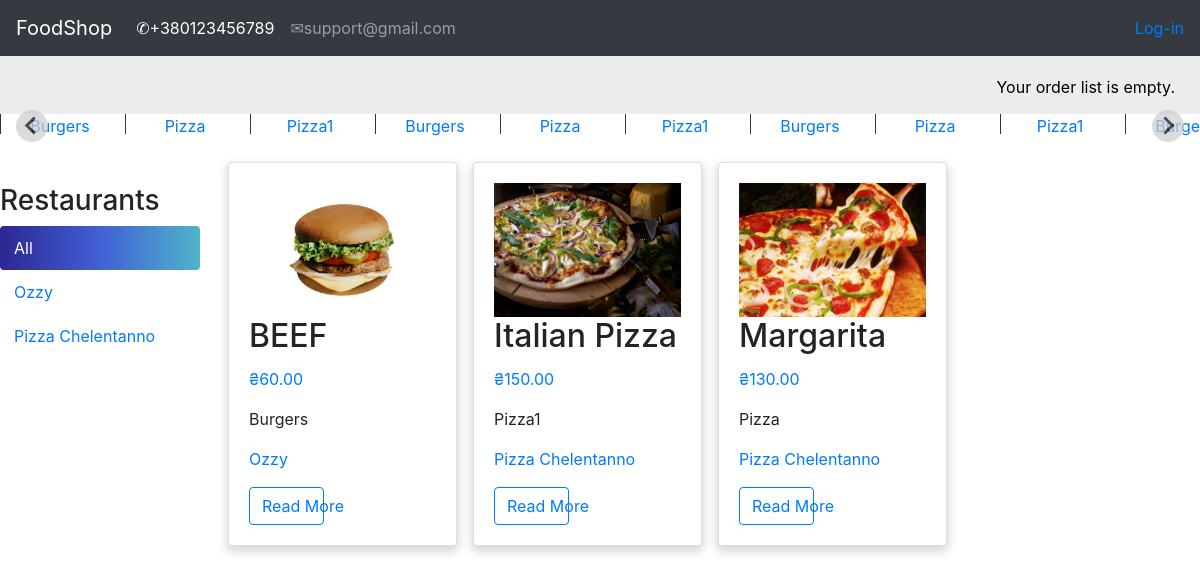
/, run on an earlier commit of the app's database.
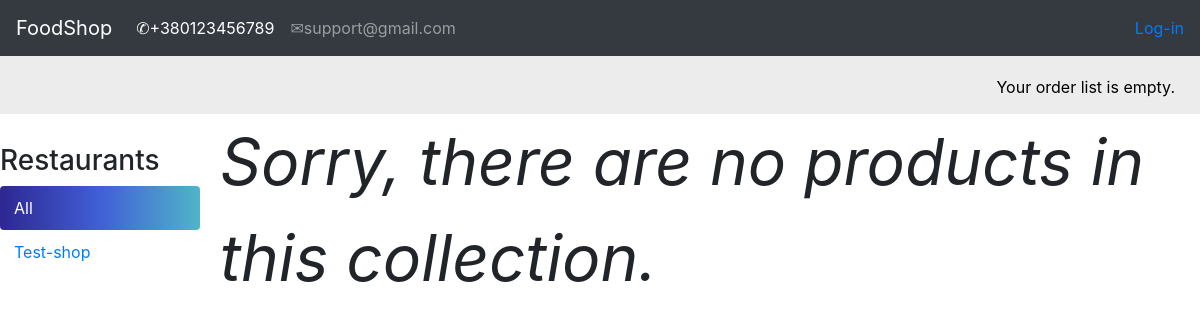
And on a later commit of the database.
### shop/models.py (models this page shows, shortened)
class Category(models.Model):
    name = models.CharField(max_length=150, db_index=True)
    slug = models.SlugField(max_length=150, db_index=True, unique=True)
    class Meta:
        ordering = ('name',)
        default_related_name = "category"
    def __str__(self):
        return self.name

class Shop(models.Model):
    owner = models.OneToOneField(settings.AUTH_USER_MODEL, on_delete=models.CASCADE)
    name = models.CharField(max_length=150, db_index=True)
    slug = models.SlugField(max_length=150, db_index=True, unique=True)
    class Meta:
        ordering = ('name',)
        default_related_name = "shop"
    def __str__(self):
        return self.name

class Product(models.Model):
    shop = models.ForeignKey(Shop, on_delete=models.CASCADE)
    category = models.ForeignKey(Category, on_delete=models.CASCADE)
    name = models.CharField(max_length=150, db_index=True)
    slug = models.SlugField(max_length=150, db_index=True)
    image = models.ImageField(upload_to='image_products/%Y/%d/%m', default='image_products/no_img.png')
    description = models.TextField(blank=True)
    price = models.DecimalField(max_digits=10, decimal_places=2)
    available = models.BooleanField(default=True)
    created = models.DateTimeField(auto_now_add=True)
    updated = models.DateTimeField(auto_now=True)
    objects = ProductManager()
    class Meta:
        ordering = ('name',)
        index_together = (('id', 'slug'),)
        default_related_name = "products"
    def get_absolute_url(self):
        return reverse('product_detail',
                       args=[self.id, self.slug])
    def get_shop_slug(self):
        shop = Shop.objects.get(name=self.shop)
        shop = shop.slug
        return reverse('product_list_by_shop',
                       args=[shop])

### shop/views.py (the view)
# urls.py: path('', views.product_list, name='product_list'),
def product_list(request, shop_slug=None, category_slug=None):
    shop = None
    shops = Shop.objects.all()
    category = None
    categories = Category.objects.all()
    products = Product.objects.available()
    if shop_slug:
        shop = Shop.objects.get(slug=shop_slug)
        products = products.filter(shop=shop)
    if category_slug:
        category = Category.objects.get(slug=category_slug)
        products = products.filter(category=category)
    return render(request, 'shop/index.html',
                  {'product_list': products,
                   'category': category,
                   'categories': categories,
                   'shop': shop,
                   'shops': shops})

### orderlist/context_processors.py (called while the page is built)
def orderlist(request):
    return {'orderlist': OrderList(request)}

### orderlist/orderlist.py (called while the page is built)
    def __len__(self):
        return sum(item['count'] for item in self.orderlist.values())

### shop/models.py (called while the page is built)
    def available(self):
        return self.filter(available=True)

    def get_query_set(self):
        return ProductQuerySet(self.model)

    def available(self):
        return self.get_query_set().available()

### templates/shop/index.html (shortened to what this page needs)
{% extends 'shop/base.html' %}
{% load static %}
{% load custom_tags %}
{% block context %}
<body>
{% if categories %}
<div class="splide mb-3">
        <div class="splide__track">
            <ul class="splide__list">
                {% for c in categories %}
                <li class="splide__slide"><a href="{% url 'product_category' c.slug %}">{{ c.name }}</a></li>
                {% endfor %}
            </ul>
        </div>
    </div>
{% endif %}
<div id="sidebar">
        <h3>Restaurants</h3>
        <ul>
            <li {% if not shop %} class="selected"{% endif %}>
                <a href="{% url 'product_list' %}">All</a>
            </li>
            {% for c in shops %}
                <li {% if shop.slug == c.slug %} class="selected"{% endif %}>
                    <a href="{% url 'product_list_by_shop' c.slug%}">{{ c.name }}</a>
                </li>
            {% endfor %}
        </ul>
    </div>
{% if product_list %}
<div class="row">
      {% for product in product_list %}
        <div class="post-item col-12 col-sm-6 col-md-6 col-lg-3 p-2">
          <div class="card h-100 card-product">
            <div class="card-body card-flex">
              <img src="{{ product.image.url }}" style="width:100%; height:100%">
              <h2 class="card-title">{{ product.name }}</h2>
              <p class="text-primary">₴{{ product.price}}</p>
              <p class="card-text">{{product.category|safe | truncatewords:10 }}</p>
              <p class="card-text"><a href="{{ product.get_shop_slug }}">
                  {{product.shop|safe | truncatewords:10 }}</a></p>
              <a href="{{ product.get_absolute_url }}" style="width:40%" class="btn btn-outline-primary">Read More</a>
            </div>
          </div>
        </div>
      {% endfor %}
    </div>
{% else %}
<p style="font-style:oblique; font-size: 400%">Sorry, there are no products in this collection.</p>
{% endif %}
</body>
</html>
{% endblock context %}

### templates/shop/base.html (shortened to what this page needs)
{% load static %}
<html lang="en">
<head>
    <link rel="stylesheet" href="https://maxcdn.bootstrapcdn.com/bootstrap/4.0.0/css/bootstrap.min.css">
    <link rel="stylesheet" type="text/css" href="{% static '/css/style.css' %}">
    <link rel="stylesheet" type="text/css" href="{% static '/categories-slider/splide-2.4.21/dist/css/splide.min.css' %}">
    <link rel="stylesheet" type="text/css" href="{% static '/categories-slider/style.css' %}">
</head>
<body>
<nav class="navbar navbar-expand-lg navbar-dark bg-dark">
  <a class="navbar-brand" href="{% url 'product_list' %}">FoodShop</a>
  <div class="collapse navbar-collapse" id="navbarSupportedContent">
    <ul class="navbar-nav mr-auto">
      <li class="nav-item active">
        <a class="nav-link" href="#">&#9990;+380123456789<span class="sr-only">(current)</span></a>
      </li>
      <li class="nav-item">
        <a class="nav-link" href="#">&#9993;support@gmail.com</a>
      </li>
    </ul>
      <span class="user">
        {% if request.user.is_authenticated %}
          Hello <a href="{% url 'edit' %}">{{ request.user.username }},</a>
          <a href="{% url 'logout' %}">Logout</a>
        {% else %}
            <a href="{% url 'login' %}">Log-in</a>
        {% endif %}
    </span>
  </div>
</nav>
<div id="subheader">
 <div class="order-list">
          {% with total_items=orderlist|length %}
            {% if orderlist|length > 0 %}
                Your order list contains:
                <a href="{% url 'orderlist:orderlist_detail' %}">
                    {{ total_items }} item{{ total_items|pluralize }},
                    ₴{{ orderlist.get_total_price }}
                </a>
            {% else %}
                Your order list is empty.
            {% endif %}
        {% endwith %}
      </div>
 </div>
{% block context %}
{% endblock context %}
{% load static %}
</body>
</html>

### static/css/style.css (style rules this page uses)
html { overflow-x: hidden; }
.order-list { color: white; }
#subheader { background:#ececec; color:#444; padding:15px 100px; overflow:auto; }
#subheader .order-list { float:right; color:black; padding-top:4px; margin-right: -75px; }
.user { color:white; }
#sidebar { width:220px; padding:30px 20px 0 0; float:left; }
#sidebar ul { margin:0; padding:0; }
#sidebar ul li { margin:0; list-style:none; padding:10px 14px; }
#sidebar ul li a { display:block; }
#sidebar ul li.selected { background: rgb(45,39,145); background: linear-gradient(90deg, rgba(45,39,145,1) 0%, rgba(65,95,214,1) 50%, rgba(79,181,201,1) 100%); border-radius:4px; }
#sidebar ul li.selected a { color:#fff; }

What changed in the data, as far as the page shows it:
removed Category: name "Burgers"
removed Category: name "Pizza"
removed Category: name "Pizza1"
removed Shop: name "Ozzy"
removed Shop: name "Pizza Chelentanno"
removed Product: image (picture), name "BEEF", price "60.00", category "Burgers", shop "Ozzy"
removed Product: image (picture), name "Italian Pizza", price "150.00", category "Pizza1", shop "Pizza Chelentanno"
removed Product: image (picture), name "Margarita", price "130.00", category "Pizza", shop "Pizza Chelentanno"
added Shop: name "Test-shop"
Also different on the page:
text now shown: "Sorry, there are no products in this collection."
